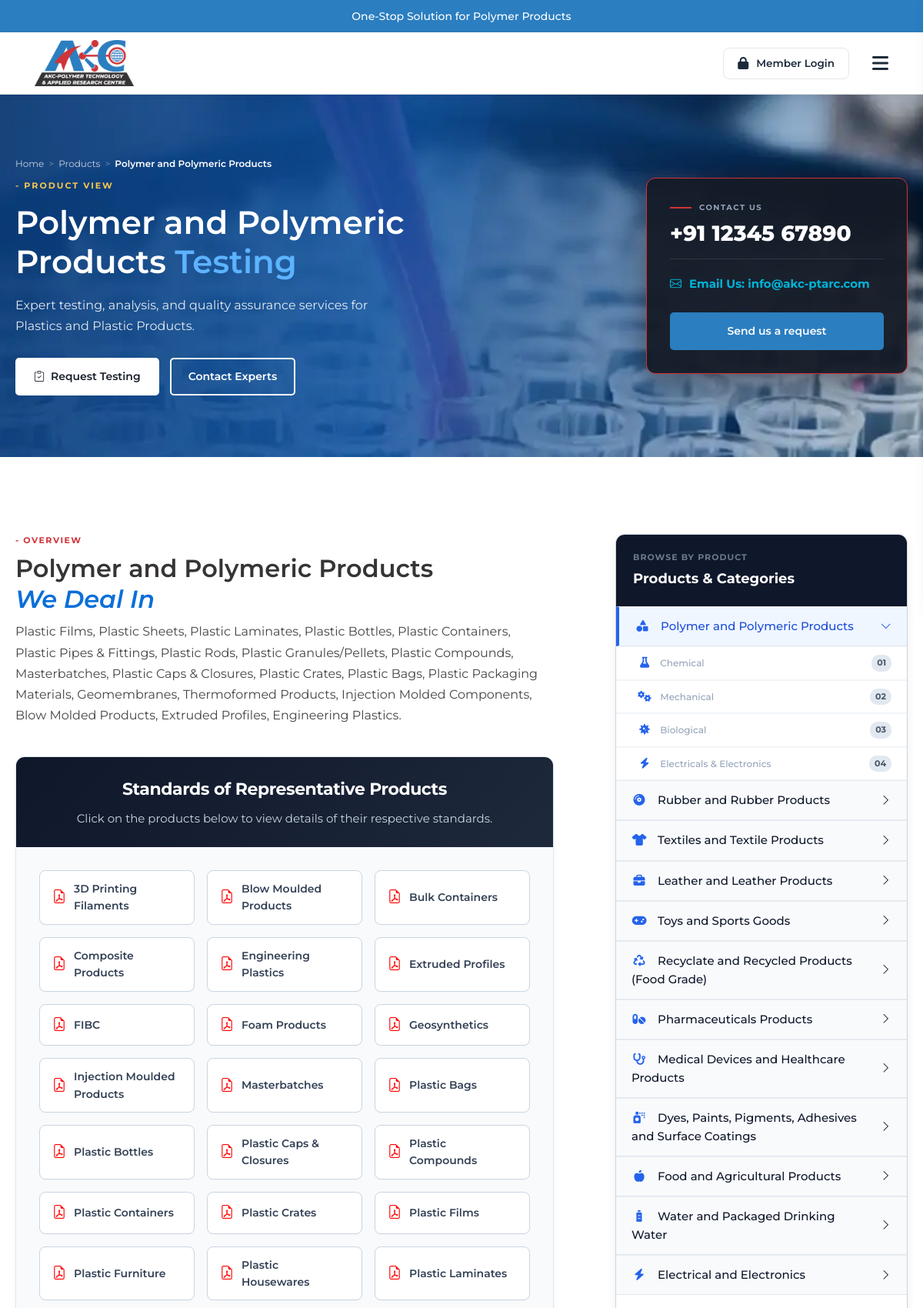
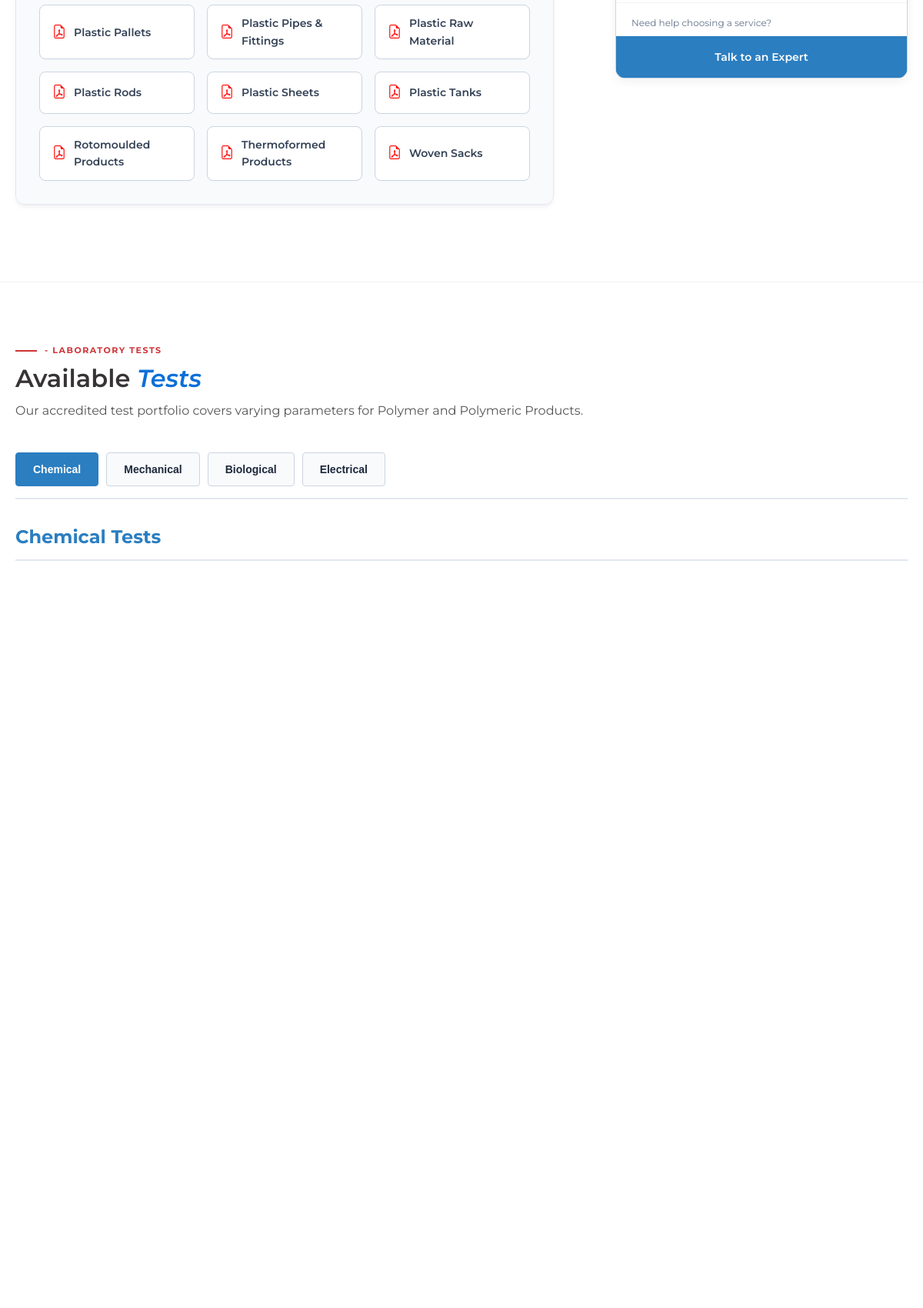
Page /dynamic-product.php (upper part) on the committed database (2 pictures, top to bottom).
### tables this page shows
CREATE TABLE `products` (
      `id` INTEGER PRIMARY KEY AUTOINCREMENT,
      `name` TEXT NOT NULL,
      `slug` TEXT NOT NULL UNIQUE,
      `description` TEXT,
      `sort_order` INTEGER DEFAULT 0
    );

CREATE TABLE `disciplines` (
      `id` INTEGER PRIMARY KEY AUTOINCREMENT,
      `name` TEXT NOT NULL,
      `slug` TEXT NOT NULL UNIQUE,
      `sort_order` INTEGER DEFAULT 0
    );

### dynamic-product.php (the view, shortened to what the rows shown need)
<?php
require_once 'includes/db_connect.php';
$slug = isset($_GET['slug']) ? trim($_GET['slug']) : 'polymer-and-polymeric-products';
$stmt = $conn->prepare("SELECT * FROM products WHERE slug = ?");
$stmt->execute([$slug]);
$product = $stmt->fetch(PDO::FETCH_ASSOC);
$prodName = htmlspecialchars($product['name']);
$prodDesc = htmlspecialchars($product['description'] ? $product['description'] : "AKC-PTARC provides comprehensive chemical, mechanical, thermal, and regulatory testing services for " . $prodName . ".");
$catSlug = isset($_GET['category']) ? trim($_GET['category']) : (isset($_GET['discipline']) ? trim($_GET['discipline']) : null);
$officialDisciplines = [
    'Chemical' => ['id' => 1, 'slug' => 'chemical'],
    'Mechanical' => ['id' => 2, 'slug' => 'mechanical'],
    'Biological' => ['id' => 4, 'slug' => 'biological'],
    'Electrical' => ['id' => 5, 'slug' => 'electrical']
];
function resolveDisciplineName($test)
{
    $dId = (int) ($test['discipline_id'] ?? 0);
    $dName = (string) ($test['discipline_name'] ?? '');
    $dSlug = (string) ($test['discipline_slug'] ?? '');
    if ($dId === 1 || stripos($dName, 'chem') !== false || stripos($dSlug, 'chem') !== false)
        return 'Chemical';
    if ($dId === 2 || stripos($dName, 'mech') !== false || stripos($dSlug, 'mech') !== false)
        return 'Mechanical';
    if ($dId === 4 || stripos($dName, 'bio') !== false || stripos($dSlug, 'bio') !== false)
        return 'Biological';
    if ($dId === 5 || stripos($dName, 'elec') !== false || stripos($dSlug, 'elec') !== false)
        return 'Electrical';
    return null;
}
$mappedByDiscipline = [];
try {
    $mappedStmt = $conn->prepare("
        SELECT t.*, COALESCE(d.name, '') as discipline_name, COALESCE(d.slug, '') as discipline_slug
        FROM tests t
        JOIN product_test pt ON t.id = pt.test_id
        LEFT JOIN disciplines d ON t.discipline_id = d.id
        WHERE pt.product_id = ?
        ORDER BY t.id ASC
    ");
    $mappedStmt->execute([$product['id']]);
    $mappedTests = $mappedStmt->fetchAll(PDO::FETCH_ASSOC);
    foreach ($mappedTests as $t) {
        $cat = resolveDisciplineName($t);
        if ($cat) {
            $mappedByDiscipline[$cat][] = $t;
        }
    }
} catch (Throwable $e) {
}
$generalByDiscipline = [];
try {
    $allTestsStmt = $conn->query("
        SELECT t.*, COALESCE(d.name, '') as discipline_name, COALESCE(d.slug, '') as discipline_slug
        FROM tests t
        LEFT JOIN disciplines d ON t.discipline_id = d.id
        ORDER BY t.id ASC
    ");
    $allTests = $allTestsStmt->fetchAll(PDO::FETCH_ASSOC);
    foreach ($allTests as $t) {
        $cat = resolveDisciplineName($t);
        if ($cat) {
            $generalByDiscipline[$cat][] = $t;
        }
    }
} catch (Throwable $e) {
}
$testsByDiscipline = [];
foreach ($officialDisciplines as $dName => $dMeta) {
    $tests = [];
    if (!empty($mappedByDiscipline[$dName])) {
        $tests = $mappedByDiscipline[$dName];
    } elseif (!empty($generalByDiscipline[$dName])) {
        $tests = $generalByDiscipline[$dName];
    }
    $testsByDiscipline[$dName] = $tests;
}
$activeDisciplineName = null;
if (!$activeDisciplineName) {
    $activeDisciplineName = 'Chemical';
}
$official12Slugs = [
    'polymer-and-polymeric-products',
    'rubber-and-rubber-products',
    'textiles-and-textile-products',
    'leather-and-leather-products',
    'toys-and-sports-goods',
    'recyclate-and-recycled-products-food-grade',
    'pharmaceuticals-products',
    'medical-devices-and-healthcare-products',
    'dyes-paints-pigments-adhesives-and-surface-coatings',
    'food-and-agricultural-products',
    'water-and-packaged-drinking-water',
    'electrical-and-electronics'
];
$inClause = implode(',', array_fill(0, count($official12Slugs), '?'));
$allProductsStmt = $conn->prepare("SELECT id, name, slug FROM products WHERE slug IN ($inClause)");
$allProductsStmt->execute($official12Slugs);
$fetchedProducts = $allProductsStmt->fetchAll(PDO::FETCH_ASSOC);
$prodBySlug = [];
foreach ($fetchedProducts as $fp) {
    $prodBySlug[$fp['slug']] = $fp;
}
$allProductsList = [];
foreach ($official12Slugs as $os) {
    if (isset($prodBySlug[$os])) {
        $allProductsList[] = $prodBySlug[$os];
    }
}
$allCategoriesStmt = $conn->query("SELECT id, name, slug FROM disciplines ORDER BY id ASC");
$allCategoriesList = $allCategoriesStmt->fetchAll(PDO::FETCH_ASSOC);
$sidebarData = [];
foreach ($allProductsList as $p) {
    $stmt = $conn->prepare("
        SELECT d.id, d.name, d.slug
        FROM disciplines d
        JOIN product_discipline pd ON d.id = pd.discipline_id
        WHERE pd.product_id = ?
        ORDER BY d.id ASC
    ");
    $stmt->execute([$p['id']]);
    $discList = $stmt->fetchAll(PDO::FETCH_ASSOC);
    if (empty($discList)) {
        $discList = $allCategoriesList;
    }
    $allowedCategories = ['chemical', 'mechanical', 'biological', 'electrical'];
    $filteredDiscList = [];
    foreach ($allowedCategories as $ac) {
        foreach ($discList as $d) {
            $dLower = strtolower($d['slug'] ?? $d['name'] ?? '');
            if (str_contains($dLower, $ac)) {
                $filteredDiscList[] = $d;
                break;
            }
        }
    }
    $sidebarData[] = [
        'product' => $p,
        'disciplines' => $filteredDiscList
    ];
}
include 'includes/header.php';
?>
<link rel="stylesheet" href="assets/css/style_hemachandra.css">
<link rel="stylesheet" href="assets/css/qc-analysis.css">
<link rel="stylesheet" href="https://cdn.jsdelivr.net/npm/bootstrap-icons@1.11.3/font/bootstrap-icons.min.css">
<section class="pr-hero">
    <div class="container pr-hero-inner">
        <div class="pr-hero-content">
            <nav class="pr-breadcrumb">
                <a href="index.php">Home</a>
                <span class="pr-bc-sep">></span>
                <a href="#">Products</a>
                <span class="pr-bc-sep">></span>
                <span class="pr-bc-current"><?php echo $prodName; ?></span>
            </nav>
            <div class="pr-hero-label">- Product View</div>
            <h1 class="pr-hero-title"><strong><?php echo str_replace(' Testing', '', $prodName); ?></strong> <span
                    class="pr-blue">Testing</span></h1>
            <p class="pr-hero-desc"><?php echo $prodDesc; ?></p>
            <div class="pr-hero-buttons">
                <a href="javascript:void(0);"
                    onclick="openBookTestPopup('<?php echo htmlspecialchars(addslashes($activeDisciplineName ?? '')); ?>', '<?php echo htmlspecialchars(addslashes($prodName)); ?>', '', '');"
                    class="pr-btn pr-btn-white"><i class="bi bi-clipboard-check"></i> Request Testing</a>
                <a href="contact-us.php" class="pr-btn pr-btn-outline-white">Contact Experts</a>
            </div>
        </div>
        <div class="pr-hero-contact-card">
            <h2 class="pr-contact-phone"><a href="tel:+911234567890" style="color: inherit; text-decoration: none;">+91 12345 67890</a></h2>
        </div>
    </div>
</section>
<section class="pr-overview-section">
    <div class="container pr-overview-inner">
        <div class="pr-overview-content">
            <div class="pr-section-label">- Overview</div>
            <h2 class="pr-section-title"><?php echo $prodName; ?> <br><span class="pr-blue-italic">We Deal In</span>
            </h2>
            <?php
            $currentProductItems = isset($productItemsMap[$slug]) ? $productItemsMap[$slug] : null;
            if ($currentProductItems):
                ?>
                <p><?php echo implode(', ', $currentProductItems) . '.'; ?></p>
            <?php else: ?>
                <p><?php echo $prodDesc; ?></p>
            <?php endif; ?>
            <?php
            $currentRepStandards = isset($representativeStandardsMap[$slug]) ? $representativeStandardsMap[$slug] : [];
            if (!empty($currentRepStandards)):
                ?>
                <div class="pr-representative-standards">
                    <div class="pr-rep-header">
                    </div>
                    <div class="pr-rep-grid">
                    </div>
                </div>
            <?php endif; ?>
        </div>
        <div class="pr-sidebar">
            <?php
            foreach ($sidebarData as $item):
                $p = $item['product'];
                $discList = $item['disciplines'];
                $isProductActive = ($p['slug'] === $product['slug']);
                $ps = $p['slug'];
                if ($ps === 'polymer-and-polymeric-products')
                    $prodIcon = 'fa-solid fa-shapes';
                elseif ($ps === 'rubber-and-rubber-products')
                    $prodIcon = 'fa-solid fa-compact-disc';
                elseif ($ps === 'textiles-and-textile-products')
                    $prodIcon = 'fa-solid fa-shirt';
                elseif ($ps === 'leather-and-leather-products')
                    $prodIcon = 'fa-solid fa-briefcase';
                elseif ($ps === 'toys-and-sports-goods')
                    $prodIcon = 'fa-solid fa-gamepad';
                elseif ($ps === 'recyclate-and-recycled-products-food-grade')
                    $prodIcon = 'fa-solid fa-recycle';
                elseif ($ps === 'pharmaceuticals-products')
                    $prodIcon = 'fa-solid fa-pills';
                elseif ($ps === 'medical-devices-and-healthcare-products')
                    $prodIcon = 'fa-solid fa-stethoscope';
                elseif ($ps === 'dyes-paints-pigments-adhesives-and-surface-coatings')
                    $prodIcon = 'fa-solid fa-spray-can';
                elseif ($ps === 'food-and-agricultural-products')
                    $prodIcon = 'fa-solid fa-apple-whole';
                elseif ($ps === 'water-and-packaged-drinking-water')
                    $prodIcon = 'fa-solid fa-bottle-water';
                elseif ($ps === 'electrical-and-electronics')
                    $prodIcon = 'fa-solid fa-bolt';
                else
                    $prodIcon = 'fa-solid fa-box-open';
                ?>
                <div class="pr-sidebar-category <?php echo $isProductActive ? 'active' : ''; ?>"
                    style="cursor:pointer; display: flex; justify-content: space-between; align-items: center;"
                    onclick="toggleSidebarList(this)">
                    <div style="font-size: 15px; font-weight: 500; color: inherit; text-decoration: none;">
                        <i class="<?php echo $prodIcon; ?>"
                            style="margin-right: 10px; font-size: 15px; width: 20px; display: inline-block; text-align: center; color: #2563eb;"></i>
                        <?php echo htmlspecialchars($p['name']); ?>
                    </div>
                    <span><i class="bi <?php echo $isProductActive ? 'bi-chevron-down' : 'bi-chevron-right'; ?>"
                            style="font-size: 0.9rem;"></i></span>
                </div>
                <ul class="pr-sidebar-list" style="display: <?php echo $isProductActive ? 'block' : 'none'; ?>;">
                    <?php
                    $count = 1;
                    foreach ($discList as $d):
                        $isCatActive = ($catSlug && (strtolower($catSlug) === strtolower($d['slug']) || strtolower($catSlug) === strtolower($d['name'])));
                        $catUrl = 'dynamic-product.php?slug=' . urlencode($p['slug']) . '&category=' . urlencode($d['slug']) . '#available-tests';
                        $dName = strtolower($d['name']);
                        if (str_contains($dName, 'chem'))
                            $discIcon = 'fa-solid fa-flask';
                        elseif (str_contains($dName, 'mechan'))
                            $discIcon = 'fa-solid fa-gears';
                        elseif (str_contains($dName, 'therm'))
                            $discIcon = 'fa-solid fa-temperature-high';
                        elseif (str_contains($dName, 'rheol'))
                            $discIcon = 'fa-solid fa-droplet';
                        elseif (str_contains($dName, 'optic'))
                            $discIcon = 'fa-solid fa-eye';
                        elseif (str_contains($dName, 'mater'))
                            $discIcon = 'fa-solid fa-microscope';
                        elseif (str_contains($dName, 'bio'))
                            $discIcon = 'fa-solid fa-virus';
                        elseif (str_contains($dName, 'elec'))
                            $discIcon = 'fa-solid fa-bolt';
                        else
                            $discIcon = 'fa-solid fa-flask';
                        ?>
                        <li class="pr-sidebar-item <?php echo $isCatActive && $isProductActive ? 'active' : ''; ?>">
                            <a href="<?php echo $catUrl; ?>">
                                <span>
                                    <i class="<?php echo $discIcon; ?>"></i>
                                    <?php echo htmlspecialchars($d['name']); ?>
                                </span>
                                <span class="pr-sidebar-num"><?php echo str_pad($count, 2, '0', STR_PAD_LEFT); ?></span>
                            </a>
                        </li>
                        <?php
                        $count++;
                    endforeach; ?>
                </ul>
            <?php endforeach; ?>
        </div>
    </div>
</section>
<section id="available-tests" class="pr-tests-section">
    <div class="container">
        <div class="pr-section-label"><span class="pr-label-line"></span>- Laboratory Tests</div>
        <h2 class="pr-section-title">Available <span class="pr-blue-italic">Tests</span></h2>
        <p class="pr-tests-desc" style="max-width: 800px;">Our accredited test portfolio covers varying parameters for
            <?php echo $prodName; ?>.
        </p>
        <div class="pr-discipline-tabs"
            style="display: flex; gap: 10px; flex-wrap: wrap; margin-bottom: 30px; border-bottom: 2px solid #e2e8f0; padding-bottom: 15px;">
            <?php
            foreach ($testsByDiscipline as $disciplineName => $disciplinetests):
                $tabId = strtolower(str_replace([' ', '&'], ['-', ''], $disciplineName));
                $isTabActive = ($disciplineName === $activeDisciplineName);
                ?>
                <button class="pr-tab-btn <?php echo $isTabActive ? 'active' : ''; ?>"
                    onclick="openDisciplineTab(event, 'tab-<?php echo $tabId; ?>')"
                    style="padding: 10px 22px; border: 1px solid <?php echo $isTabActive ? '#2B7EC0' : '#cbd5e1'; ?>; background: <?php echo $isTabActive ? '#2B7EC0' : '#f8fafc'; ?>; color: <?php echo $isTabActive ? '#fff' : '#1e293b'; ?>; border-radius: 4px; font-weight: 600; cursor: pointer; transition: all 0.2s ease; font-family: 'DM Sans', sans-serif; font-size: 14px;">
                </button>
                <?php
            endforeach;
            ?>
        </div>
        <div class="pr-discipline-content-wrapper">
            <?php
            foreach ($testsByDiscipline as $disciplineName => $disciplinetests):
                $tabId = strtolower(str_replace([' ', '&'], ['-', ''], $disciplineName));
                $isContentActive = ($disciplineName === $activeDisciplineName);
                ?>
                <div id="tab-<?php echo $tabId; ?>" class="pr-tab-content"
                    style="display: <?php echo $isContentActive ? 'block' : 'none'; ?>; animation: fadeEffect 0.5s;">
                </div>
                <?php
            endforeach;
            ?>
        </div>
    </div>
</section>
<?php include 'includes/footer.php'; ?>

### rows in the picture
products: name "Polymer and Polymeric Products", description "Expert testing, analysis, and quality assurance services for Plastics and Plastic Products."
disciplines: name "Chemical", count "01"
disciplines: name "Mechanical", count "02"
disciplines: name "Biological", count "03"
disciplines: name "Electricals & Electronics", count "04"
products: name "Rubber and Rubber Products"
products: name "Textiles and Textile Products"
products: name "Leather and Leather Products"
products: name "Toys and Sports Goods"
products: name "Recyclate and Recycled Products (Food Grade)"
products: name "Pharmaceuticals Products"
products: name "Medical Devices and Healthcare Products"
products: name "Dyes, Paints, Pigments, Adhesives and Surface Coatings"
products: name "Food and Agricultural Products"
products: name "Water and Packaged Drinking Water"
products: name "Electrical and Electronics"

### other values in the picture
$repProduct "3D Printing Filaments"
$repProduct "Blow Moulded Products"
$repProduct "Bulk Containers"
$repProduct "Composite Products"
$repProduct "Engineering Plastics"
$repProduct "Extruded Profiles"
$repProduct "FIBC"
$repProduct "Foam Products"
$repProduct "Geosynthetics"
$repProduct "Injection Moulded Products"
$repProduct "Masterbatches"
$repProduct "Plastic Bags"
$repProduct "Plastic Bottles"
$repProduct "Plastic Caps & Closures"
$repProduct "Plastic Compounds"
